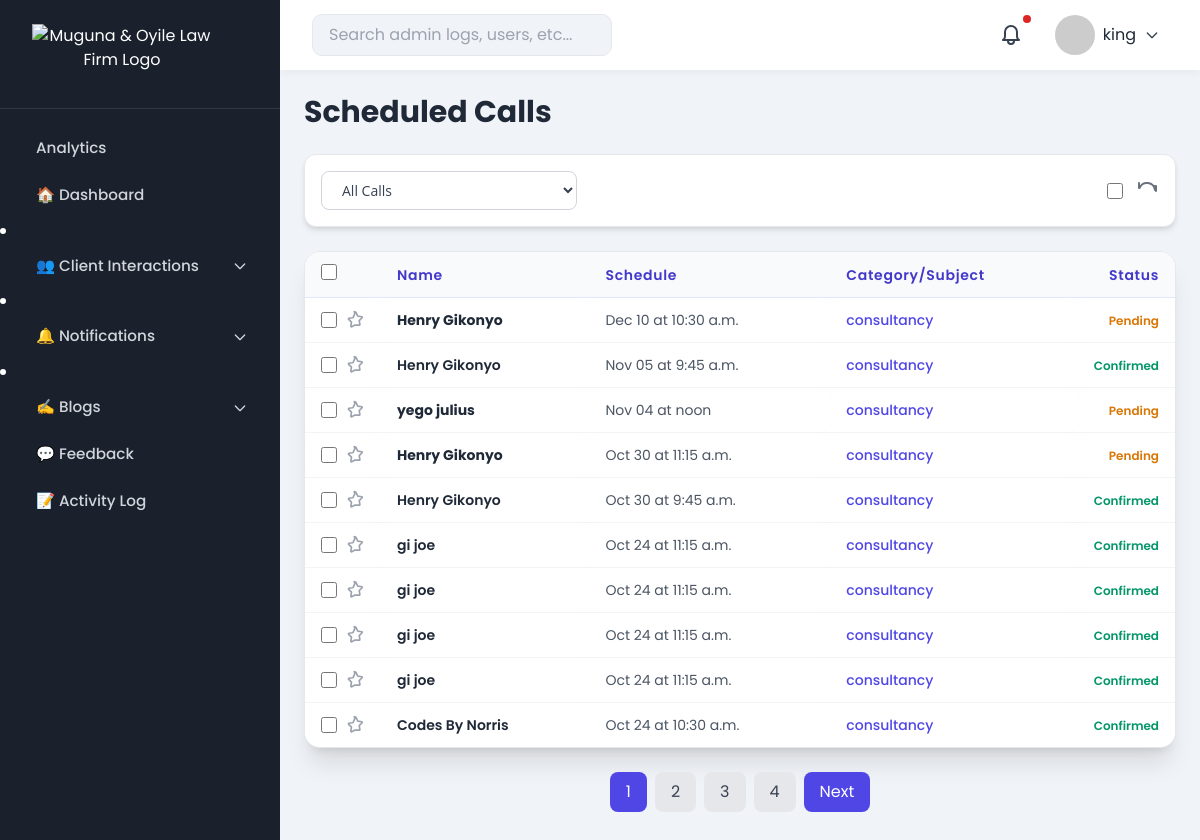
The page /admin-dashboard/calls/ (signed in) on the database its author committed.
### advocates/models.py (models this page shows, shortened)
class ScheduledCall(models.Model):
    first_name = models.CharField(max_length=50)
    last_name = models.CharField(max_length=50)
    email = models.EmailField()
    phone_number = models.CharField(max_length=20)
    subject = models.CharField(max_length=50, choices=LEGAL_SERVICES)
    date = models.DateField()
    time_slot = models.TimeField()
    is_confirmed = models.BooleanField(default=False)
    is_read = models.BooleanField(default=False)
    is_red_flag = models.BooleanField(default=False)
    created_at = models.DateTimeField(auto_now_add=True)
    reminder_sent = models.BooleanField(default=False)
    class Meta:
        ordering = ["-created_at"]

### advocates/admin_views.py (the view)
# urls.py: path('admin-dashboard/calls/', admin_views.scheduled_calls_admin, name='admin_dashboard_calls'),
@login_required
@user_passes_test(admin_required)
def scheduled_calls_admin(request):
    status_filter = request.GET.get('status', '')
    calls = ScheduledCall.objects.order_by('-date', '-time_slot')
    if status_filter == 'confirmed':
        calls = calls.filter(is_confirmed=True)
    elif status_filter == 'pending':
        calls = calls.filter(is_confirmed=False)
    paginator = Paginator(calls, 10)  # Show 10 calls per page
    page_number = request.GET.get('page', 1)  # Default to page 1
    page_obj = paginator.get_page(page_number)
    return render(request, "admin_dashboard/scheduled_calls.html", {
        "calls": page_obj,
        "selected_status": status_filter,  # For dropdown persistence
    })

### advocates/admin_views.py (called while the page is built)
def admin_required(user):
    return user.is_staff or user.is_superuser

### advocates/context_processors.py (called while the page is built)
def admin_context(request):
    if request.user.is_authenticated:
        red_flags = ContactMessage.objects.filter(is_red_flag=True).count()
        unread_messages = ContactMessage.objects.filter(is_read=False).count()
        unread_calls = ScheduledCall.objects.filter(is_read=False).count()
        total_notifications = unread_messages + unread_calls
        return {
            "admin_name": request.user.get_full_name() or request.user.username,
            "red_flag_count": red_flags,
            "total_notifications": total_notifications,
        }
    return {}

### advocates/templates/admin_dashboard/scheduled_calls.html (shortened to what this page needs)
{% extends "admin_dashboard/base_admin.html" %}
{% load static %}
{% block dashboard_content %}
<div class="p-4 sm:p-6">
    <h1 class="text-2xl sm:text-3xl font-bold mb-6 text-gray-800 font-header">Scheduled Calls</h1>
    <div class="mb-6 flex flex-col sm:flex-row sm:items-center sm:justify-between bg-white p-4 rounded-xl shadow-md border border-gray-200">
        <div class="relative w-full sm:w-64 mb-4 sm:mb-0">
            <form id="statusFilterForm" method="GET" action="{% url 'admin_dashboard_calls' %}">
                <select id="statusFilter" name="status"
                    class="w-full border border-gray-300 rounded-lg px-4 py-2 text-sm text-gray-700 focus:ring-indigo-500 focus:border-indigo-500 bg-white font-content"
                    onchange="this.form.submit()">
                    <option value="" {% if not selected_status %}selected{% endif %}>All Calls</option>
                </select>
            </form>
        </div>
        <div class="flex items-center space-x-3">
            <input type="checkbox" id="selectAll" class="h-4 w-4 text-indigo-600 border-gray-300 rounded focus:ring-indigo-500">
            <button class="text-gray-500 hover:text-indigo-600 transition-colors" title="Refresh" onclick="window.location.reload()">
                <svg class="w-6 h-6" fill="none" stroke="currentColor" viewBox="0 0 24 24">
                    <path stroke-linecap="round" stroke-linejoin="round" stroke-width="2" d="M4 4v5h.582m15.356 2A8.001 8.001 0 004.582 9m15.356-2H21v5"></path>
                </svg>
            </button>
        </div>
    </div>
    <div class="overflow-x-auto border border-gray-200 rounded-2xl shadow-2xl bg-white">
        <table class="min-w-[800px] w-full table-auto border-collapse">
            <thead class="bg-indigo-50 border-b border-indigo-100">
                <tr>
                    <th class="px-4 py-3 text-left font-semibold text-indigo-700 tracking-wider text-sm w-12 sm:w-16">
                        <input type="checkbox" id="selectAll" class="h-4 w-4 text-indigo-600 border-gray-300 rounded focus:ring-indigo-500">
                    </th>
                    <th class="px-4 py-3 text-left font-semibold text-indigo-700 tracking-wider text-sm">Name</th>
                    <th class="px-4 py-3 text-left font-semibold text-indigo-700 tracking-wider text-sm">Schedule</th>
                    <th class="px-4 py-3 text-left font-semibold text-indigo-700 tracking-wider text-sm">Category/Subject</th>
                    <th class="px-4 py-3 text-right font-semibold text-indigo-700 tracking-wider text-sm w-20 sm:w-24">Status</th>
                </tr>
            </thead>
            <tbody class="divide-y divide-gray-100">
                {% for call in calls %}
                <tr class="message-row hover:bg-indigo-50/30 transition-colors duration-150 {% if not call.is_read %}bg-blue-50{% endif %}"
                    data-call-id="{{ call.id }}"
                    data-first-name="{{ call.first_name }}"
                    data-last-name="{{ call.last_name }}"
                    data-email="{{ call.email }}"
                    data-phone="{{ call.phone_number }}"
                    data-subject="{{ call.subject }}"
                    data-date="{{ call.date|date:'M d, Y' }}"
                    data-time="{{ call.time_slot|default:'N/A' }}"
                    data-confirmed="{{ call.is_confirmed|yesno:'Yes,No' }}">
                    <td class="px-4 py-3 text-center">
                        <div class="flex items-center space-x-2">
                            <input type="checkbox" class="h-4 w-4 text-indigo-600 border-gray-300 rounded focus:ring-indigo-500 call-checkbox">
                            <svg class="w-5 h-5 {% if call.is_starred %}text-yellow-500{% else %}text-gray-400 hover:text-yellow-500{% endif %} transition-colors star-icon"
                                fill="{% if call.is_starred %}currentColor{% else %}none{% endif %}" stroke="currentColor" viewBox="0 0 24 24">
                                <path stroke-linecap="round" stroke-linejoin="round" stroke-width="2"
                                    d="M11.049 2.152A.75.75 0 0112 2.25c.54 0 1.059.324 1.309.854l1.83 3.868a.75.75 0 00.56.439l4.385.637a.75.75 0 01.417 1.27l-3.17 3.093a.75.75 0 00-.215.688l.75 4.363a.75.75 0 01-1.082.784L12 18.017l-3.921 2.067a.75.75 0 01-1.082-.784l.75-4.363a.75.75 0 00-.215-.688l-3.17-3.093a.75.75 0 01.417-1.27l4.385-.637a.75.75 0 00.56-.439l1.83-3.868a.75.75 0 01.309-.854z"></path>
                            </svg>
                        </div>
                    </td>
                    <td class="px-4 py-3 text-sm font-semibold text-gray-800 {% if not call.is_read %}font-bold{% endif %}">{{ call.first_name }} {{ call.last_name }}</td>
                    <td class="px-4 py-3 text-sm text-gray-600">{{ call.date|date:"M d" }} at {{ call.time_slot|default:'TBD' }}</td>
                    <td class="px-4 py-3 text-sm font-medium text-indigo-600">{{ call.subject }}</td>
                    <td class="px-4 py-3 text-sm text-gray-500 text-right relative">
                        <div class="date-column transition-opacity duration-150">
                            {% if call.is_confirmed %}
                                <span class="text-xs font-semibold text-green-600">Confirmed</span>
                            {% else %}
                                <span class="text-xs font-semibold text-yellow-600">Pending</span>
                            {% endif %}
                        </div>
                    </td>
                </tr>
                {% empty %}
                <tr>
                    <td colspan="5" class="px-4 py-10 text-center text-gray-500 font-content">No scheduled calls{% if selected_status %} ({{ selected_status|capfirst }}){% endif %}.</td>
                </tr>
                {% endfor %}
            </tbody>
        </table>
    </div>
    {% if calls.has_other_pages %}
    <div class="mt-6 flex justify-center">
        <nav class="inline-flex space-x-2" aria-label="Pagination">
            {% for num in calls.paginator.page_range %}
            <a href="?page={{ num }}{% if selected_status %}&status={{ selected_status|urlencode }}{% endif %}" class="{% if calls.number == num %}bg-indigo-600 text-white{% else %}bg-gray-200 text-gray-700 hover:bg-gray-300{% endif %} px-4 py-2 rounded-lg transition-colors">{{ num }}</a>
            {% endfor %}
            {% if calls.has_next %}
            <a href="?page={{ calls.next_page_number }}{% if selected_status %}&status={{ selected_status|urlencode }}{% endif %}" class="px-4 py-2 bg-indigo-600 text-white rounded-lg hover:bg-indigo-700 transition-colors">Next</a>
            {% endif %}
        </nav>
    </div>
    {% endif %}
</div>
{% endblock %}

### advocates/templates/admin_dashboard/base_admin.html (shortened to what this page needs)
{% load static %}
<!DOCTYPE html>
<html lang="en">
<head>
<link href="https://cdn.jsdelivr.net/npm/tailwindcss@2.2.19/dist/tailwind.min.css" rel="stylesheet">
</head>
<body>
<div class="dashboard">
<div class="sidebar" id="sidebar">
    <div class="logo-container">
        <a href="{% url 'home' %}" aria-label="Muguna & Oyile Home">
            <img src="{% static 'images/admin_logo.png' %}"
                 alt="Muguna & Oyile Law Firm Logo"
                 width="180"
                 height="60"
                 loading="eager">
        </a>
    </div>
    <nav>
        <a href="{% url 'analytics_dashboard' %}" class="{% if request.resolver_match.url_name == 'analytics_dashboard' %}active{% endif %} px-4 py-2 text-gray-300 hover:bg-gray-800 rounded">Analytics</a>
        <a href="{% url 'admin_dashboard_home' %}" class="{% if request.resolver_match.url_name == 'admin_dashboard_home' %}active{% endif %}">🏠 Dashboard</a>
        <li x-data="{ open: false }" class="relative">
            <button @click="open = !open" class="w-full flex items-center justify-between px-4 py-2 hover:bg-gray-800 rounded text-gray-300 font-medium focus:outline-none">
                <span class="flex items-center gap-2">👥 Client Interactions</span>
                <svg :class="{ 'rotate-180': open }" class="w-4 h-4 text-gray-300 transition-transform duration-200" fill="none" stroke="currentColor" viewBox="0 0 24 24">
                    <path stroke-linecap="round" stroke-linejoin="round" stroke-width="2" d="M19 9l-7 7-7-7"/>
                </svg>
            </button>
        </li>
        <li x-data="{ open: false }" class="relative">
            <button @click="open = !open" class="w-full flex items-center justify-between px-4 py-2 hover:bg-gray-800 rounded text-gray-300 font-medium focus:outline-none">
                <span class="flex items-center gap-2">🔔 Notifications</span>
                <svg :class="{ 'rotate-180': open }" class="w-4 h-4 text-gray-300 transition-transform duration-200" fill="none" stroke="currentColor" viewBox="0 0 24 24">
                    <path stroke-linecap="round" stroke-linejoin="round" stroke-width="2" d="M19 9l-7 7-7-7"/>
                </svg>
            </button>
        </li>
        <li x-data="{ open: false }" class="relative">
    <button @click="open = !open" class="w-full flex items-center justify-between px-4 py-2 hover:bg-gray-800 rounded text-gray-300 font-medium focus:outline-none">
        <span class="flex items-center gap-2">✍️ Blogs</span>
        <svg :class="{ 'rotate-180': open }" class="w-4 h-4 text-gray-300 transition-transform duration-200" fill="none" stroke="currentColor" viewBox="0 0 24 24">
            <path stroke-linecap="round" stroke-linejoin="round" stroke-width="2" d="M19 9l-7 7-7-7"/>
        </svg>
    </button>
</li>
        <a href="{% url 'feedback_page' %}" class="{% if request.resolver_match.url_name == 'feedback_page' %}active{% endif %} px-4 py-2 text-gray-300 hover:bg-gray-800 rounded">💬 Feedback</a>
        <a href="{% url 'admin_dashboard_activity' %}" class="{% if request.resolver_match.url_name == 'admin_dashboard_activity' %}active{% endif %} px-4 py-2 text-gray-300 hover:bg-gray-800 rounded">📝 Activity Log</a>
    </nav>
</div>
    <div class="main">
        <div class="topbar">
            <div style="display:flex;align-items:center;gap:1rem;">
                <input type="text" placeholder="Search admin logs, users, etc...">
            </div>
            <div class="flex items-center gap-4">
                <div class="relative inline-block">
                    <button id="notificationBell" class="relative p-2 rounded-full hover:bg-gray-200 focus:outline-none">
                        <span id="notificationDot" class="hidden absolute top-0 right-0 block h-2 w-2 rounded-full bg-red-600"></span>
                    </button>
                </div>
                <div class="relative">
                    <button id="profileButton" class="flex items-center gap-2 p-2 rounded hover:bg-gray-200 focus:outline-none">
                        <img src="https://i.pravatar.cc/40?img=1" alt="Profile" class="avatar">
                        <span>{{ admin_name|default:"Admin User" }}</span>
                        <svg class="w-4 h-4 text-gray-700" xmlns="http://www.w3.org/2000/svg" fill="none" viewBox="0 0 24 24" stroke="currentColor">
                            <path stroke-linecap="round" stroke-linejoin="round" stroke-width="2" d="M19 9l-7 7-7-7" />
                        </svg>
                    </button>
                </div>
            </div>
        </div>
        <div class="content">
            {% block dashboard_content %}{% endblock dashboard_content %}
        </div>
    </div>
</div>
</body>
</html>

### advocates/templates/admin_dashboard/base_admin.html (style rules this page uses)
body, input, select, textarea { font-family: 'Poppins', sans-serif; margin:0; background:#f0f3f7; color:#1f2937; }
.dashboard { display:flex;height:100vh;overflow:hidden;transition:0.3s; }
.sidebar { width:280px;background:#1a202c;color:#fff;display:flex;flex-direction:column;transition:0.3s ease-in-out;z-index:20; }
.sidebar .logo-container { padding:1.5rem 2rem;border-bottom:1px solid rgba(255,255,255,0.1);text-align:center; }
.sidebar nav { padding:1rem 0; }
.sidebar nav a, .sidebar nav button { padding:0.75rem 2rem;display:flex;align-items:center;gap:0.75rem;color:#d1d5db;text-decoration:none;font-size:0.95rem;font-weight:500;transition:0.2s ease-in-out;border-left:4px solid transparent; }
.sidebar nav li button.w-full { font-size:0.95rem;font-weight:500; }
.main { flex:1;overflow-y:auto;padding-bottom:2rem;transition:0.3s; }
.topbar { height:70px;background:#fff;display:flex;justify-content:space-between;align-items:center;padding:0 2rem;box-shadow:0 2px 8px rgba(0,0,0,0.05);position:sticky;top:0;z-index:10; }
.topbar input { padding:0.5rem 1rem;border-radius:10px;border:1px solid #e5e7eb;width:300px; }
table { width:100%;border-collapse:separate;border-spacing:0 0.75rem; }
th,td { text-align:left;padding:0.75rem; }
th { color:#6b7280;font-weight:600; }
tr { background:#f9fafb;border-radius:10px; }
tr td { background:#fff;padding:0.75rem;border-radius:10px; }
.avatar { width:40px;height:40px;border-radius:50%;object-fit:cover; }

### advocates/templates/admin_dashboard/scheduled_calls.html (style rules this page uses)
:root { --font-header: 'Poppins', serif; --font-content: 'Open Sans', sans-serif; }
.font-header { font-family: var(--font-header); }
.font-content { font-family: var(--font-content); }
.rounded-2xl { border-radius: 1rem; }
.shadow-2xl { box-shadow: 0 20px 25px -5px rgba(0,0,0,0.1), 0 8px 10px -6px rgba(0,0,0,0.1); }

### rows shown on the page
ScheduledCall: first_name "Henry", last_name "Gikonyo", date "Dec 10", time_slot "10:30 a.m.", subject "consultancy", is_confirmed "Pending"
ScheduledCall: first_name "Henry", last_name "Gikonyo", date "Nov 05", time_slot "9:45 a.m.", subject "consultancy", is_confirmed "Confirmed"
ScheduledCall: first_name "yego", last_name "julius", date "Nov 04", time_slot "noon", subject "consultancy", is_confirmed "Pending"
ScheduledCall: first_name "Henry", last_name "Gikonyo", date "Oct 30", time_slot "11:15 a.m.", subject "consultancy", is_confirmed "Pending"
ScheduledCall: first_name "Henry", last_name "Gikonyo", date "Oct 30", time_slot "9:45 a.m.", subject "consultancy", is_confirmed "Confirmed"
ScheduledCall: first_name "gi", last_name "joe", date "Oct 24", time_slot "11:15 a.m.", subject "consultancy", is_confirmed "Confirmed"
ScheduledCall: first_name "gi", last_name "joe", date "Oct 24", time_slot "11:15 a.m.", subject "consultancy", is_confirmed "Confirmed"
ScheduledCall: first_name "gi", last_name "joe", date "Oct 24", time_slot "11:15 a.m.", subject "consultancy", is_confirmed "Confirmed"
ScheduledCall: first_name "gi", last_name "joe", date "Oct 24", time_slot "11:15 a.m.", subject "consultancy", is_confirmed "Confirmed"
ScheduledCall: first_name "Codes", last_name "By Norris", date "Oct 24", time_slot "10:30 a.m.", subject "consultancy", is_confirmed "Confirmed"

### other values the page prints
{{ admin_name|default:"Admin User" }} "king"
{{ num }} "1" "2" "3" "4"
